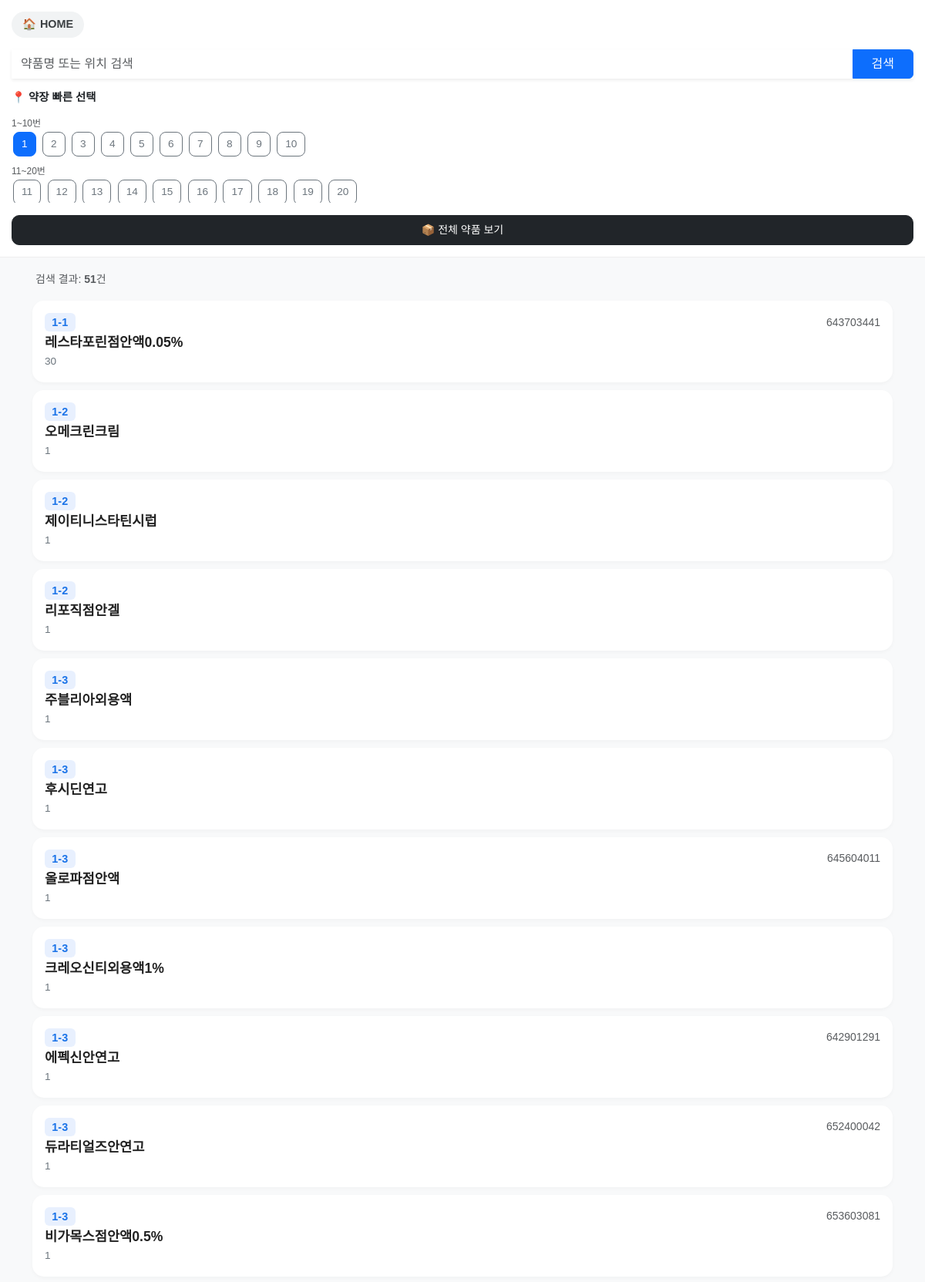
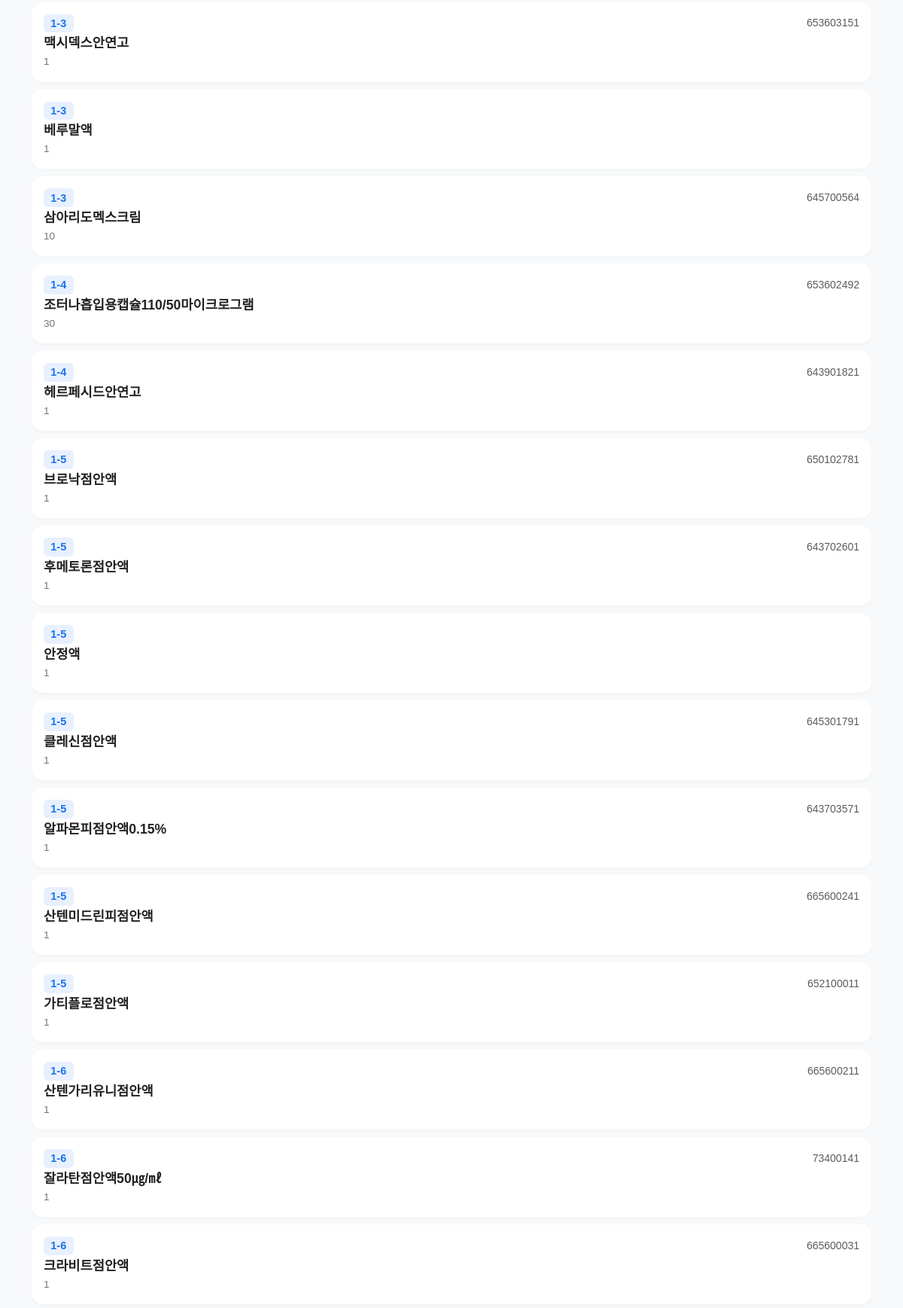
The page /inventory/?cabinet=1 (upper part) on the database its author committed (2 pictures, top to bottom).
### inventory/models.py (models this page shows, shortened)
class MedicineMaster(models.Model):
    name = models.CharField(max_length=200, verbose_name="약품명")
    specification = models.CharField(max_length=100, verbose_name="규격")
    code = models.CharField(max_length=50, verbose_name="보험코드")
    location = models.ForeignKey(
        MedicineLocation,
        on_delete=models.CASCADE,
        related_name='medicines',
        verbose_name="위치",
        null=True, blank=True
    )
    class Meta:
        unique_together = ('name', 'specification', 'location')

class MedicineLocation(models.Model):
    pos_number = models.CharField(
        max_length=50, unique=True, verbose_name="위치 번호")
    description = models.CharField(
        max_length=200, null=True, blank=True, verbose_name="위치 상세")
    assigned_staff = models.ForeignKey(
        Employee, on_delete=models.SET_NULL, null=True, blank=True)

### inventory/views.py (the view, shortened to what this page needs)
# urls.py: path('', views.inventory_list, name='inventory_list'),
def inventory_list(request):
    def natural_sort_key(s):
        return [int(text) if text.isdigit() else text.lower() for text in re.split('([0-9]+)', str(s))]
    q = request.GET.get('q', '')
    selected_cabinet = request.GET.get('cabinet', '')
    code_filter = request.GET.get('code_filter', '')
    show_all = request.GET.get('show_all', '')
    if not (q or selected_cabinet or code_filter or show_all):
        medicines_list = []
    else:
        medicines_qs = MedicineMaster.objects.select_related('location').all()
        if q:
            medicines_qs = medicines_qs.filter(name__icontains=q)
        if code_filter == 'yes':
            medicines_qs = medicines_qs.exclude(
                Q(code='') | Q(code='0') | Q(code__isnull=True))
        elif code_filter == 'no':
            medicines_qs = medicines_qs.filter(
                Q(code='') | Q(code='0') | Q(code__isnull=True))
        if selected_cabinet:
            if selected_cabinet == "미지정":
                medicines_qs = [
                    m for m in medicines_qs if "미지정" in m.location.pos_number]
            else:
                medicines_qs = [m for m in medicines_qs if m.location.pos_number.startswith(
                    selected_cabinet + "-")]
        medicines_list = sorted(
            list(medicines_qs), key=lambda x: natural_sort_key(x.location.pos_number))
    all_locs = MedicineLocation.objects.all()
    cabinet_nums = []
    for l in all_locs:
        if '-' in l.pos_number:
            prefix = l.pos_number.split('-')[0]
            if prefix.isdigit():
                cabinet_nums.append(int(prefix))
    cabinet_nums = sorted(list(set(cabinet_nums)))
    cabinet_groups = {}
    for n in cabinet_nums:
        group_key = f"{(n-1)//10 * 10 + 1}~{(n-1)//10 * 10 + 10}번"
        if group_key not in cabinet_groups:
            cabinet_groups[group_key] = []
        cabinet_groups[group_key].append(str(n))
    return render(request, 'inventory/inventory_list.html', {
        'medicines_list': medicines_list,
        'cabinet_groups': cabinet_groups,
        'selected_cabinet': selected_cabinet,
        'code_filter': code_filter,
        'q': q,
        'is_search': bool(q or selected_cabinet or code_filter or show_all)
    })

### inventory/templates/inventory/inventory_list.html (shortened to what this page needs)
<!DOCTYPE html>
<html lang="ko">
<head>
    <link href="https://cdn.jsdelivr.net/npm/bootstrap@5.3.0/dist/css/bootstrap.min.css" rel="stylesheet">
</head>
<body>
<div class="sticky-header">
    <a href="{% url 'home' %}" class="btn-home">
        🏠 <span>HOME</span>
    </a>
    <form method="get" class="mb-3">
        <div class="input-group shadow-sm">
            <input type="text" name="q" class="form-control border-0" placeholder="약품명 또는 위치 검색" value="{{ q }}">
            <button class="btn btn-primary px-4" type="submit">검색</button>
        </div>
    </form>
    <div class="cabinet-section">
        <h6 class="fw-bold mb-2" style="font-size: 0.9rem;">📍 약장 빠른 선택</h6>
        <div style="max-height: 120px; overflow-y: auto; -webkit-overflow-scrolling: touch;">
            {% for group, nums in cabinet_groups.items %}
                <small class="text-muted d-block mt-2" style="font-size: 0.75rem;">{{ group }}</small>
                {% for n in nums %}
                    <a href="?cabinet={{ n }}" class="btn {% if selected_cabinet == n %}btn-primary{% else %}btn-outline-secondary{% endif %} cabinet-btn">{{ n }}</a>
                {% endfor %}
            {% endfor %}
        </div>
        <a href="?show_all=1" class="btn btn-dark btn-sm w-100 mt-3 py-2" style="border-radius: 10px;">📦 전체 약품 보기</a>
    </div>
</div>
<div class="container mt-3">
    {% if not is_search %}
        <div class="text-center py-5">
            <div style="font-size: 4rem; opacity: 0.3;">💊</div>
            <h5 class="text-muted mt-3">검색어를 입력하거나<br>약장을 선택해 주세요.</h5>
        </div>
    {% else %}
        <div class="mb-3 px-1">
            <small class="text-muted">검색 결과: <strong>{{ medicines_list|length }}</strong>건</small>
        </div>
        {% for m in medicines_list %}
            <div class="card medicine-card">
                <div class="card-body py-3">
                    <div class="d-flex justify-content-between align-items-center mb-1">
                        <span class="badge badge-loc">{{ m.location.pos_number }}</span>
                        <small class="text-muted">{{ m.code }}</small>
                    </div>
                    <h5 class="fw-bold mb-1" style="font-size: 1.1rem; color: #222;">{{ m.name }}</h5>
                    <p class="mb-0 text-secondary" style="font-size: 0.85rem;">{{ m.specification }}</p>
                </div>
            </div>
        {% empty %}
            <div class="text-center py-5 text-muted">검색 결과가 없습니다.</div>
        {% endfor %}
    {% endif %}
</div>
</body>
</html>

### inventory/templates/inventory/inventory_list.html (style rules this page uses)
body { background-color: #f8f9fa; font-family: 'Pretendard', sans-serif; padding-bottom: 50px; }
.sticky-header { position: sticky; top: 0; background: white; z-index: 1020; padding: 15px; border-bottom: 1px solid #eee; }
.btn-home { background-color: #f1f3f4; color: #3c4043; border: none; border-radius: 30px; padding: 6px 14px; font-weight: 700; font-size: 0.9rem; text-decoration: none; display: flex; align-items: center; width: fit-content; margin-bottom: 15px; }
.btn-home span { margin-left: 5px; }
.cabinet-btn { margin: 2px; border-radius: 8px; font-size: 0.85rem; padding: 5px 10px; }
.medicine-card { border-radius: 15px; border: none; margin-bottom: 10px; box-shadow: 0 2px 5px rgba(0,0,0,0.03); }
.badge-loc { background-color: #e8f0fe; color: #1a73e8; font-weight: bold; font-size: 0.9rem; }

### rows shown on the page
MedicineMaster: location.pos_number "1-1", code "643703441", name "레스타포린점안액0.05%", specification "30"
MedicineMaster: location.pos_number "1-2", name "오메크린크림", specification "1"
MedicineMaster: location.pos_number "1-2", name "제이티니스타틴시럽", specification "1"
MedicineMaster: location.pos_number "1-2", name "리포직점안겔", specification "1"
MedicineMaster: location.pos_number "1-3", name "주블리아외용액", specification "1"
MedicineMaster: location.pos_number "1-3", name "후시딘연고", specification "1"
MedicineMaster: location.pos_number "1-3", code "645604011", name "올로파점안액", specification "1"
MedicineMaster: location.pos_number "1-3", name "크레오신티외용액1%", specification "1"
MedicineMaster: location.pos_number "1-3", code "642901291", name "에펙신안연고", specification "1"
MedicineMaster: location.pos_number "1-3", code "652400042", name "듀라티얼즈안연고", specification "1"
MedicineMaster: location.pos_number "1-3", code "653603081", name "비가목스점안액0.5%", specification "1"
MedicineMaster: location.pos_number "1-3", code "653603151", name "맥시덱스안연고", specification "1"
MedicineMaster: location.pos_number "1-3", name "베루말액", specification "1"
MedicineMaster: location.pos_number "1-3", code "645700564", name "삼아리도멕스크림", specification "10"
MedicineMaster: location.pos_number "1-4", code "653602492", name "조터나흡입용캡슐110/50마이크로그램", specification "30"
MedicineMaster: location.pos_number "1-4", code "643901821", name "헤르페시드안연고", specification "1"
MedicineMaster: location.pos_number "1-5", code "650102781", name "브로낙점안액", specification "1"
MedicineMaster: location.pos_number "1-5", code "643702601", name "후메토론점안액", specification "1"
MedicineMaster: location.pos_number "1-5", name "안정액", specification "1"
MedicineMaster: location.pos_number "1-5", code "645301791", name "클레신점안액", specification "1"
MedicineMaster: location.pos_number "1-5", code "643703571", name "알파몬피점안액0.15%", specification "1"
MedicineMaster: location.pos_number "1-5", code "665600241", name "산텐미드린피점안액", specification "1"
MedicineMaster: location.pos_number "1-5", code "652100011", name "가티플로점안액", specification "1"
MedicineMaster: location.pos_number "1-6", code "665600211", name "산텐가리유니점안액", specification "1"
MedicineMaster: location.pos_number "1-6", code "73400141", name "잘라탄점안액50㎍/㎖", specification "1"
MedicineMaster: location.pos_number "1-6", code "665600031", name "크라비트점안액", specification "1"

### other values the page prints
{{ group }} "1~10번" "11~20번"
{{ n }} "1" "2" "3" "4" "5" "6" "7" "8" "9" "10" "11" "12" "13" "14" "15" "16" "17" "18" "19" "20"
{{ medicines_list|length }} "51"
